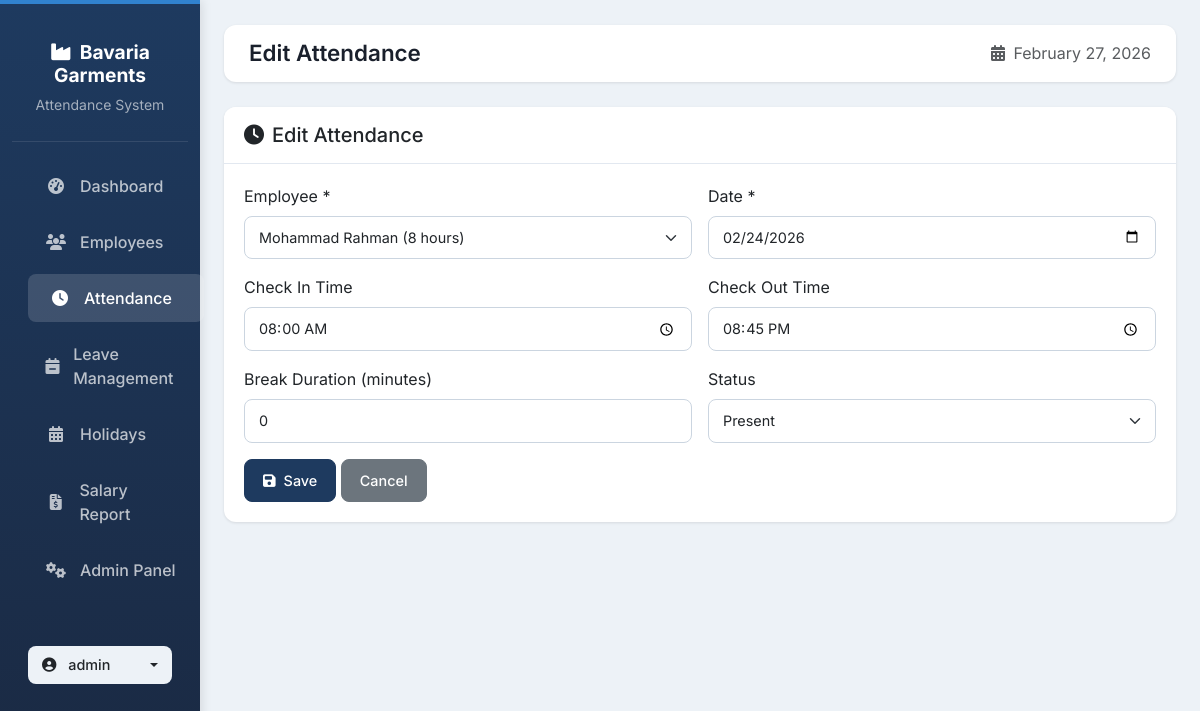
The page /attendance/34/update/ (signed in) on the database its author committed.
### apps/accounts/models.py (models this page shows, shortened)
class User(AbstractUser):
    ROLE_CHOICES = (
        ('admin', 'Admin'),
        ('hr', 'HR'),
        ('viewer', 'Viewer'),
    )
    role = models.CharField(max_length=20, choices=ROLE_CHOICES, default='viewer')
    phone = models.CharField(max_length=20, blank=True)
    address = models.TextField(blank=True)
    profile_picture = models.ImageField(upload_to='profiles/', blank=True, null=True)
    created_at = models.DateTimeField(auto_now_add=True)
    updated_at = models.DateTimeField(auto_now=True)
    class Meta:
        db_table = 'users'
        verbose_name = _('user')
        verbose_name_plural = _('users')
        ordering = ['-date_joined']
    @property
    def is_admin(self):
        return self.role == 'admin' or self.is_superuser

### apps/attendance/models.py (models this page shows, shortened)
class Attendance(models.Model):
    STATUS_CHOICES = (
        ('present', 'Present'),
        ('absent', 'Absent'),
        ('leave', 'On Leave'),
    )
    employee = models.ForeignKey(
        'employees.Employee',
        on_delete=models.CASCADE,
        related_name='attendances'
    )
    date = models.DateField()
    check_in_time = models.TimeField(null=True, blank=True)
    check_out_time = models.TimeField(null=True, blank=True)
    break_duration = models.DurationField(null=True, blank=True)
    late_minutes = models.IntegerField(default=0)
    early_leave_minutes = models.IntegerField(default=0)
    status = models.CharField(max_length=20, choices=STATUS_CHOICES, default='absent')
    notes = models.TextField(blank=True)
    created_at = models.DateTimeField(auto_now_add=True)
    updated_at = models.DateTimeField(auto_now=True)
    class Meta:
        db_table = 'attendance'
        verbose_name = 'Attendance'
        verbose_name_plural = 'Attendances'
        ordering = ['-date', '-check_in_time']
        constraints = [
            models.UniqueConstraint(fields=['employee', 'date'], name='unique_attendance')
        ]
        indexes = [
            models.Index(fields=['employee', 'date']),
            models.Index(fields=['date']),
            models.Index(fields=['status']),
        ]

### apps/attendance/views.py (the view, shortened to what this page needs)
# urls.py: path('<int:pk>/update/', views.AttendanceUpdateView.as_view(), name='attendance_update'),
class AttendanceUpdateView(AttendanceMixin, UpdateView):
    model = Attendance
    form_class = AttendanceForm
    template_name = 'attendance/attendance_form.html'
    success_url = reverse_lazy('attendance:attendance_list')
    def get_context_data(self, **kwargs):
        context = super().get_context_data(**kwargs)
        context['employees'] = Employee.objects.filter(status=True).order_by('name')
        return context

### apps/attendance/forms.py
class AttendanceForm(forms.ModelForm):
    class Meta:
        model = Attendance
        fields = ['employee', 'date', 'check_in_time', 'check_out_time', 'break_duration', 'status', 'notes']
        widgets = {
            'employee': forms.Select(attrs={'class': 'form-select'}),
            'date': forms.DateInput(attrs={'class': 'form-control', 'type': 'date'}),
            'check_in_time': forms.TimeInput(attrs={'class': 'form-control', 'type': 'time'}),
            'check_out_time': forms.TimeInput(attrs={'class': 'form-control', 'type': 'time'}),
            'break_duration': forms.NumberInput(attrs={'class': 'form-control', 'placeholder': 'Minutes'}),
            'status': forms.Select(attrs={'class': 'form-select'}),
            'notes': forms.Textarea(attrs={'class': 'form-control', 'rows': 2}),
        }
    def __init__(self, *args, **kwargs):
        super().__init__(*args, **kwargs)
        self.fields['employee'].queryset = Employee.objects.filter(status=True)

### apps/attendance/views.py (called while the page is built)
    def test_func(self):
        return self.request.user.is_admin or self.request.user.is_hr

### apps/employees/models.py (called while the page is built)
    def __str__(self):
        return f"{self.name} ({self.category})"

### templates/attendance/attendance_form.html (shortened to what this page needs)
{% extends 'base.html' %}
{% block page_title %}{% if object %}Edit{% else %}Mark{% endif %} Attendance{% endblock %}
{% block content %}
<div class="card">
    <div class="card-header">
        <h5 class="mb-0"><i class="fas fa-clock me-2"></i>{% if object %}Edit{% else %}Mark{% endif %} Attendance</h5>
    </div>
    <div class="card-body">
        <form method="post" class="row g-3">
            <div class="col-md-6">
                <label class="form-label">Employee *</label>
                {{ form.employee }}
            </div>
            <div class="col-md-6">
                <label class="form-label">Date *</label>
                {% if object %}
                <input type="date" name="date" class="form-control" value="{{ object.date|date:'Y-m-d' }}" required>
                {% else %}
                <input type="date" name="date" class="form-control" value="{{ form.date.value|default:'' }}" required>
                {% endif %}
            </div>
            <div class="col-md-6">
                <label class="form-label">Check In Time</label>
                {% if object and object.check_in_time %}
                <input type="time" name="check_in_time" class="form-control" value="{{ object.check_in_time|date:'H:i' }}">
                {% else %}
                <input type="time" name="check_in_time" class="form-control" value="{{ form.check_in_time.value|default:'' }}">
                {% endif %}
            </div>
            <div class="col-md-6">
                <label class="form-label">Check Out Time</label>
                {% if object and object.check_out_time %}
                <input type="time" name="check_out_time" class="form-control" value="{{ object.check_out_time|date:'H:i' }}">
                {% else %}
                <input type="time" name="check_out_time" class="form-control" value="{{ form.check_out_time.value|default:'' }}">
                {% endif %}
            </div>
            <div class="col-md-6">
                <label class="form-label">Break Duration (minutes)</label>
                {% if object %}
                <input type="number" name="break_duration" class="form-control" min="0" value="{{ object.break_duration|default:'0' }}">
                {% else %}
                <input type="number" name="break_duration" class="form-control" min="0" value="{{ form.break_duration.value|default:'0' }}">
                {% endif %}
            </div>
            <div class="col-md-6">
                <label class="form-label">Status</label>
                <select name="status" class="form-select">
                    <option value="present" {% if form.status.value == 'present' or object and object.status == 'present' %}selected{% endif %}>Present</option>
                </select>
            </div>
            <div class="col-12">
                <button type="submit" class="btn btn-primary">
                    <i class="fas fa-save me-2"></i>Save
                </button>
                <a href="{% url 'attendance:attendance_list' %}" class="btn btn-secondary">Cancel</a>
            </div>
        </form>
    </div>
</div>
{% endblock %}

### templates/base.html (shortened to what this page needs)
{% load static %}
<!DOCTYPE html>
<html lang="en">
<head>
    <link href="https://cdn.jsdelivr.net/npm/bootstrap@5.3.0/dist/css/bootstrap.min.css" rel="stylesheet">
    <link href="https://cdnjs.cloudflare.com/ajax/libs/font-awesome/6.4.0/css/all.min.css" rel="stylesheet">
</head>
<body>
    <div class="container-fluid">
        <div class="row">
            {% if user.is_authenticated %}
            <nav class="col-md-3 col-lg-2 d-md-block sidebar collapse show">
                <div class="position-sticky pt-3">
                    <div class="brand-section">
                        <h4><i class="fas fa-industry me-2"></i>Bavaria Garments</h4>
                        <small style="color: rgba(255,255,255,0.6);">Attendance System</small>
                    </div>
                    <ul class="nav flex-column mt-3">
                        <li class="nav-item">
                            <a href="{% url 'dashboard:dashboard' %}" class="{% if request.resolver_match.url_name == 'dashboard' %}active{% endif %}">
                                <i class="fas fa-tachometer-alt"></i> Dashboard
                            </a>
                        </li>
                        {% if user.is_admin or user.is_hr %}
                        <li class="nav-item">
                            <a href="{% url 'employees:employee_list' %}" class="{% if 'employees' in request.path %}active{% endif %}">
                                <i class="fas fa-users"></i> Employees
                            </a>
                        </li>
                        <li class="nav-item">
                            <a href="{% url 'attendance:attendance_list' %}" class="{% if 'attendance' in request.path %}active{% endif %}">
                                <i class="fas fa-clock"></i> Attendance
                            </a>
                        </li>
                        <li class="nav-item">
                            <a href="{% url 'leave:leave_list' %}" class="{% if 'leave' in request.path %}active{% endif %}">
                                <i class="fas fa-calendar-minus"></i> Leave Management
                            </a>
                        </li>
                        <li class="nav-item">
                            <a href="{% url 'holidays:holiday_list' %}" class="{% if 'holidays' in request.path %}active{% endif %}">
                                <i class="fas fa-calendar-alt"></i> Holidays
                            </a>
                        </li>
                        {% endif %}
                        <li class="nav-item">
                            <a href="{% url 'dashboard:salary_report' %}" class="{% if 'salary' in request.path %}active{% endif %}">
                                <i class="fas fa-file-invoice-dollar"></i> Salary Report
                            </a>
                        </li>
                        {% if user.is_admin %}
                        <li class="nav-item">
                            <a href="/admin" target="_blank">
                                <i class="fas fa-cogs"></i> Admin Panel
                            </a>
                        </li>
                        {% endif %}
                    </ul>
                    <div class="mt-4 px-3">
                        <div class="dropdown">
                            <button class="btn user-dropdown dropdown-toggle w-100 d-flex align-items-center justify-content-between" type="button" data-bs-toggle="dropdown">
                                <span><i class="fas fa-user-circle me-2"></i> {{ user.username }}</span>
                            </button>
                        </div>
                    </div>
                </div>
            </nav>
            {% endif %}
            <main class="col-md-9 ms-sm-auto col-lg-10 px-md-4 main-content">
                {% if user.is_authenticated %}
                <nav class="modern-navbar d-flex justify-content-between align-items-center">
                    <div class="d-flex align-items-center">
                        <h1 class="page-title">{% block page_title %}Dashboard{% endblock %}</h1>
                    </div>
                    <div class="d-flex align-items-center">
                        <span class="text-muted">
                            <i class="fas fa-calendar-alt me-1"></i> {% now "F j, Y" %}
                        </span>
                    </div>
                </nav>
                {% endif %}
                {% block content %}{% endblock %}
            </main>
        </div>
    </div>
</body>
</html>

### templates/base.html (style rules this page uses)
:root { --primary-color: #1e3a5f; --primary-light: #2c5282; --primary-dark: #1a2942; --secondary-color: #4a5568; --accent-color: #3182ce; --success-color: #38a169; --danger-color: #e53e3e; --warning-color: #d69e2e; --info-color: #3182ce; --white: #ffffff; --gray-50: #f7fafc; --gray-100: #edf2f7; --gray-200: #e2e8f0; --gray-300: #cbd5e0; --gray-400: #a0aec0; --gray-500: #718096; --gray-600: #4a5568; --gray-700: #2d3748; --gray-800: #1a202c; --gray-900: #171923; }
* { font-family: 'Inter', sans-serif; }
body { font-family: 'Inter', sans-serif; background-color: var(--gray-100); color: var(--gray-800); }
.sidebar { min-height: 100vh; background: linear-gradient(180deg, var(--primary-color) 0%, var(--primary-dark) 100%); color: white; box-shadow: 2px 0 10px rgba(0,0,0,0.1); position: fixed; left: 0; top: 0; z-index: 1000; }
.sidebar::before { content: ''; position: absolute; top: 0; left: 0; right: 0; height: 4px; background: var(--accent-color); }
.sidebar .brand-section { padding: 25px 20px; text-align: center; border-bottom: 1px solid rgba(255,255,255,0.1); }
.sidebar .brand-section h4 { font-weight: 700; font-size: 1.2rem; margin-bottom: 5px; color: white; }
.sidebar a { color: rgba(255,255,255,0.7); text-decoration: none; padding: 12px 20px; display: flex; align-items: center; border-radius: 8px; margin: 4px 12px; transition: all 0.2s ease; font-weight: 500; }
.sidebar a:hover, .sidebar a.active { background: rgba(255,255,255,0.15); color: white; transform: translateX(4px); }
.sidebar a i { width: 24px; text-align: center; margin-right: 12px; font-size: 1rem; }
.main-content { padding: 25px; margin-left: 240px; min-height: 100vh; }
.modern-navbar { background: var(--white); border-radius: 12px; box-shadow: 0 1px 3px rgba(0,0,0,0.1); padding: 15px 25px; margin-bottom: 25px; }
.page-title { font-size: 1.4rem; font-weight: 600; color: var(--gray-800); margin: 0; }
.card { border: none; border-radius: 12px; box-shadow: 0 1px 3px rgba(0,0,0,0.1); margin-bottom: 24px; background: var(--white); }
.card-header { background: var(--white); border-bottom: 1px solid var(--gray-200); font-weight: 600; padding: 16px 20px; border-radius: 12px 12px 0 0 !important; }
.card-body { padding: 20px; }
.btn { border-radius: 8px; padding: 10px 18px; font-weight: 500; transition: all 0.2s ease; font-size: 0.9rem; }
.btn-primary { background: var(--primary-color); border-color: var(--primary-color); }
.form-control, .form-select { border-radius: 8px; padding: 10px 14px; border: 1px solid var(--gray-300); font-size: 0.9rem; }
.user-dropdown { background: var(--gray-100); border-radius: 8px; padding: 8px 14px; border: none; }

### rows shown on the page
User: username "admin"
Attendance: employee "Mohammad Rahman (8 hours)", date "02/24/2026", check_in_time "08:00", check_out_time "20:45", break_duration "0", status "Present"
